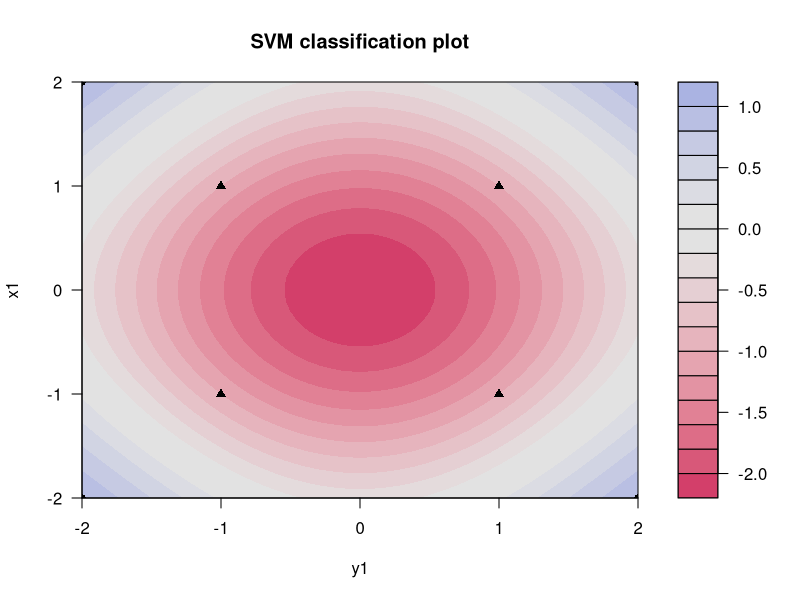

This figure's R source:

library("kernlab")


x1<-c(2,2,-2,-2,1,1,-1,-1)
x2<-c(2,-2,-2,2,1,-1,-1,1)

z1<-c(1,1,1,1,-1,-1,-1,-1)

dataEj3<- data.frame(x1,x2, z1)
names(dataEj3)<- c("x1","y1", "z1")

svp <- ksvm(z1~., data=dataEj3,type="C-svc",C=100, kernel="rbfdot",scaled=c())
svp
dataEj3prima<-dataEj3
dataEj3prima$z1<-NULL
w <- colSums(coef(svp)[[1]] * dataEj3prima[SVindex(svp),])


w=t(dataEj3prima[SVindex(svp),])%*%(coef(svp)[[1]]*z1)

plot (svp)

b <- b(svp)
